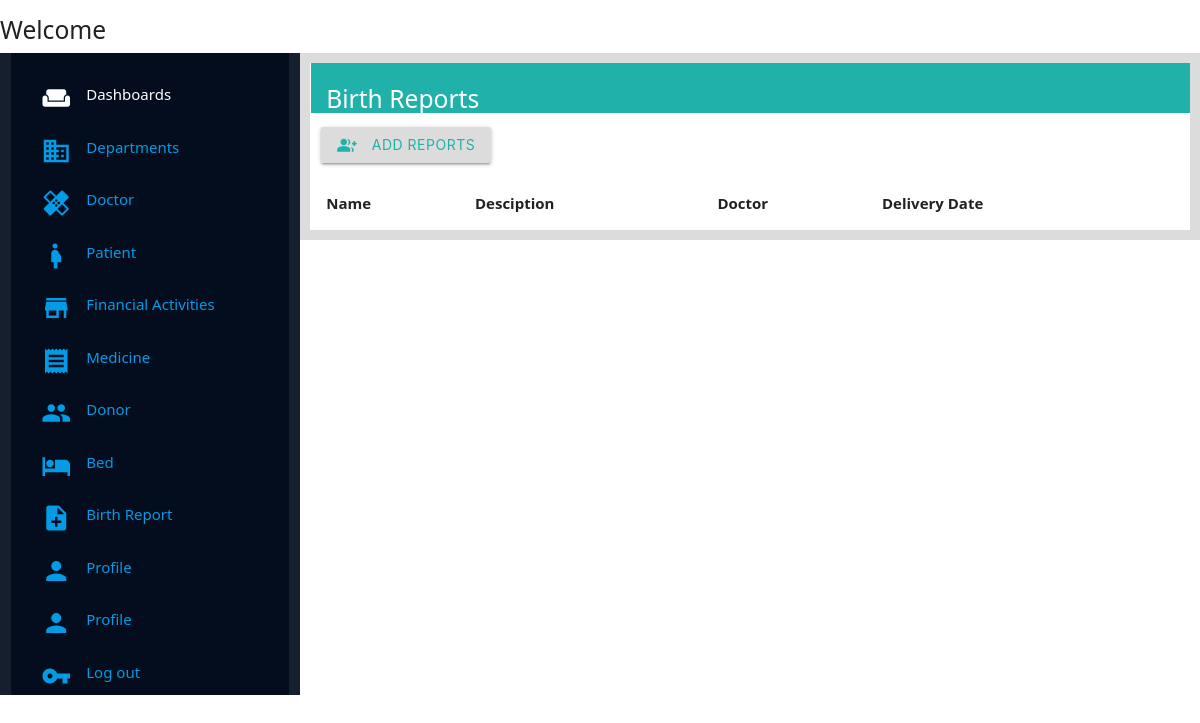
Page /management/reports/ (signed in) on the earlier database version.
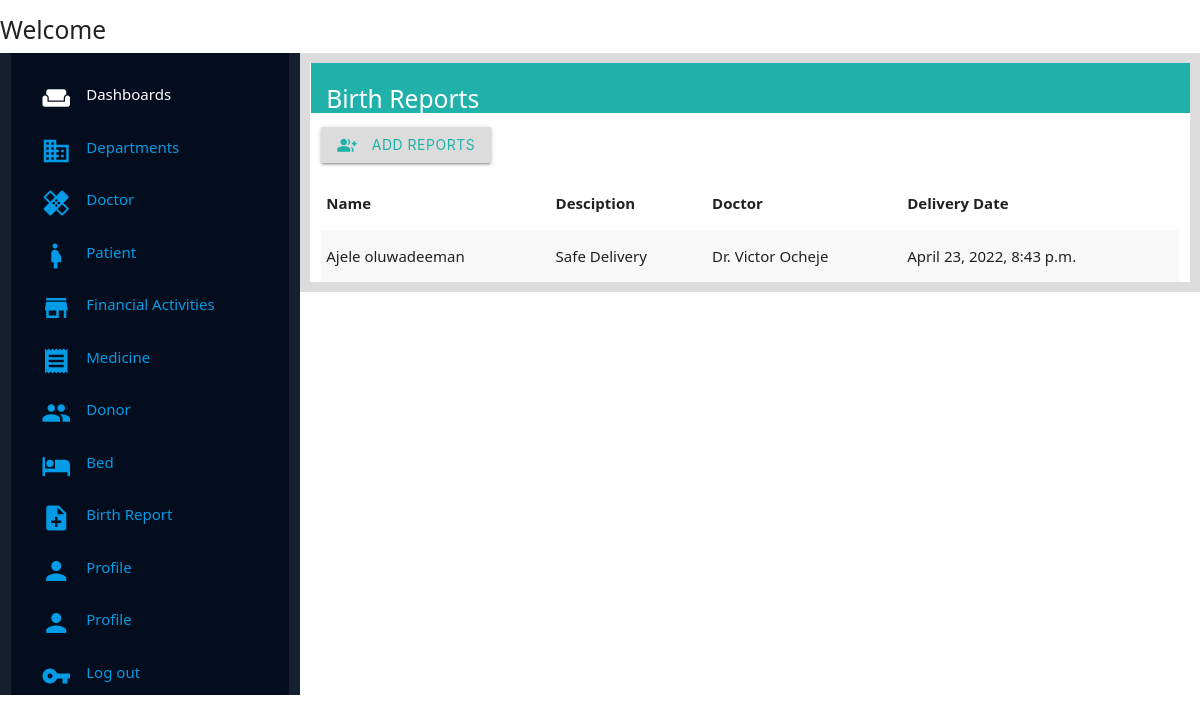
Same page on the later database version.
### management/models.py (models this page shows, shortened)
class Birth_report(models.Model):
    patient = models.ForeignKey(Patient,on_delete=models.CASCADE,null=True, blank=True)
    description = models.TextField(max_length=2048, null=True,blank=True)
    doctor = models.ForeignKey(Doctor,on_delete=models.CASCADE,blank=True, null=True)
    mode_of_delivery = models.CharField(max_length=250,null=True, blank=True)
    date_and_time = models.DateTimeField(auto_now_add=True)

class Patient(models.Model):
    Patient_id = models.CharField(unique=True, max_length=200, default="Please Update",null=True,blank=True)
    Patient_lastname = models.CharField(max_length=250,null=True, blank=True)
    Patient_firstname = models.CharField(max_length=250,null=True, blank=True)
    Patient_email_address = models.EmailField(max_length=250, null=True, blank=True, default="Null_provided@email.com")
    Patient_phone_number = models.CharField(max_length=120, null=True, blank=True)
    Patient_address = models.CharField(max_length=350,null=True,blank=True)
    Patient_doctor = models.ForeignKey(Doctor,on_delete=models.CASCADE, related_name="patient_doctor")
    Patient_blood_group = models.CharField(max_length=200, default="Please Update")
    Patient_blood_genotype = models.CharField(max_length=200, default="Please Update")
    Patient_age = models.IntegerField(null=True,blank=True)
    Patient_gender = models.CharField(max_length=25, choices=GENDER,default="UNDECIDED")
    Patient_room = models.ForeignKey(Room, on_delete=models.CharField, null=True, blank=True)

class Doctor(models.Model):
    Doctor_user_instance = models.OneToOneField(User,on_delete=models.CASCADE,null=True, blank=True)
    Profile_image = models.ImageField(blank=True, null=True,default="Null")
    Doctor_firstname = models.CharField(max_length=250, null=True,blank=True)
    Doctor_lastname = models.CharField(max_length=250, null=True,blank=True)
    Doctor_gender = models.CharField(max_length=25, choices=GENDER, default="UNDECIDED")
    Doctor_department = models.ForeignKey(Department,on_delete=models.CASCADE, related_name="doctor_department", null=True, blank=True)
    Doctor_specialization = models.CharField(max_length=250, null=True, blank=True)
    Doctor_phone_number = models.CharField(max_length=250, null=True, blank=True)
    Doctor_email_address = models.EmailField(default="firstname.lastname@hospitalmanagement.com", null=True, blank=True)
    Doctor_location = models.CharField(max_length=250,null=True, blank=True)

### management/views.py (the view)
# urls.py: path('reports/',views.reports_page, name="reports_page"),
@login_required(login_url=welcome_page)
def reports_page(request):
    birth_reports =Birth_report.objects.all()
    context = {
        'birth_reports':birth_reports
    }
    return render(request,'management/Pages/reports_page.html',context)

### management/templates/management/Pages/reports_page.html
{% extends 'management/index.html' %}
{% load static %}
{% block content %}
<div class="wrapper">
    <div class="title-holder">
        <h5 class="title">Birth Reports</h5>
    </div>
    <div class="body-wrapper">
        <button class="btn add-btn"><i class="small material-icons left">group_add</i> Add Reports</button>
    </div>
    <div class="display-list">
        <table class="striped">
        <thead>
          <tr>
              <th>Name</th>
              <th>Desciption</th>
              <th>Doctor</th>
              <th>Delivery Date</th>
          </tr>
        </thead>
        <tbody>
          {% for birth_report  in birth_reports %}
          <tr>
            <td>{{birth_report.patient.Patient_lastname}} {{birth_report.patient.Patient_firstname}}</td>
            <td>{{birth_report.description}}</td>
            <td>Dr. {{birth_report.doctor.Doctor_lastname}} {{birth_report.doctor.Doctor_firstname}}</td>
            <td>{{birth_report.date_and_time}}</td>
          </tr>
          {% endfor %}
        </tbody>
      </table>
    </div>
</div>
{% endblock content %}

### management/templates/management/index.html (shortened to what this page needs)
{% load static %}
<!DOCTYPE html>
<html lang="en">
<head>
    <link rel="stylesheet" href="{% static 'management/css/materialize.css' %}">
    <link rel="stylesheet" href="{% static 'management/css/style.css' %}">
</head>
<body>
    {% include 'management/Components/navbar_components.html' %}
<div class="row">
    <div class="col l3 sider-bar">
    {% include 'management/Components/sider_component.html' %}
    </div>
    <div class="col l9 main-content">
        {% block content %}
        {% endblock content %}
    </div>
</div>
</body>
</html>

### management/templates/management/Components/navbar_components.html
{% block content %}
<div class="navbar">
    <h5 class="navbar-text"> Welcome {{request.user.email}} </h5>
</div>
{% endblock %}

### management/templates/management/Components/sider_component.html
{% block content %}
<div class="sider-bar">
    <ul class="sider-list">
        <li class="sider-options"><i class="small material-icons left">weekend</i>Dashboards</li>
        <li class="sider-options"><a href="{% url 'departments_page' %}"><i class="small material-icons left">domain</i>Departments</a></li>
        <li class="sider-options"><a href="{% url 'doctors_page' %}"><i class="small material-icons left">healing</i>Doctor</a></li>
        <li class="sider-options"><a href="{%  url 'patients_page' %}"><i class="small material-icons left">pregnant_woman</i>Patient</a></li>
        <li class="sider-options"><a href="{% url 'financies_page' %}"><i class="small material-icons left">store</i>Financial Activities</a></li>
        <li class="sider-options"><a href="{% url 'medicine_page' %}"><i class="small material-icons left">receipt</i>Medicine</a></li>
        <li class="sider-options"><a href="{% url 'donors_page' %}"><i class="small material-icons left">people</i>Donor</a></li>
        <li class="sider-options"><a href="{% url 'beds_page' %}"><i class="small material-icons left">hotel</i>Bed</a></li>
        <li class="sider-options"><a href="{% url 'reports_page' %}"><i class="small material-icons left">note_add</i>Birth Report</a></li>
        <li class="sider-options"><a href="{% url 'profile_page' %}"><i class="small material-icons left">person</i>Profile</a></li>
        <li class="sider-options"><a href="{% url 'nurse_profile' %}"><i class="small material-icons left">person</i>Profile</a></li>
        <li class="sider-options"><a href="{% url 'logout' %}"><i class="small material-icons left">vpn_key</i>Log out</a></li>
    </ul>
</div>
{% endblock content %}

### management/static/management/css/style.css (style rules this page uses)
* { margin: 0; padding: 0; font-family:'Segoe UI', Tahoma, Geneva, Verdana, sans-serif; }
.sider-bar { background-color: rgba(2, 11, 28, 0.919); color: white; height: 642px; padding: 2em; margin-bottom: -2em; }
.sider-options { margin-bottom: 2em; }
.main-content { border: 10px solid gainsboro; }
.title-holder { background-color: lightseagreen; height: 50px; color: white; margin-left: -10px; margin-right: -11px; padding-bottom: 10px; padding-top: 5px; padding-left: 1em; }
.add-btn { margin-top: 1em; margin-bottom: 1em; background-color: gainsboro; color: lightseagreen; }

Differences in the rows shown:
added Birth_report: patient.Patient_lastname "Ajele", patient.Patient_firstname "oluwadeeman", description "Safe Delivery", doctor.Doctor_lastname "Victor", doctor.Doctor_firstname "Ocheje", date_and_time "April 23, 2022, 8:43 p.m."
